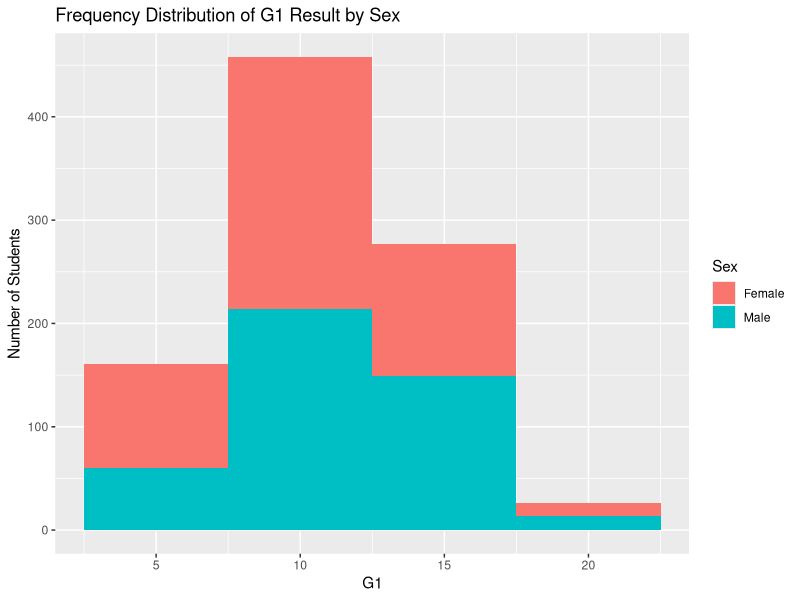
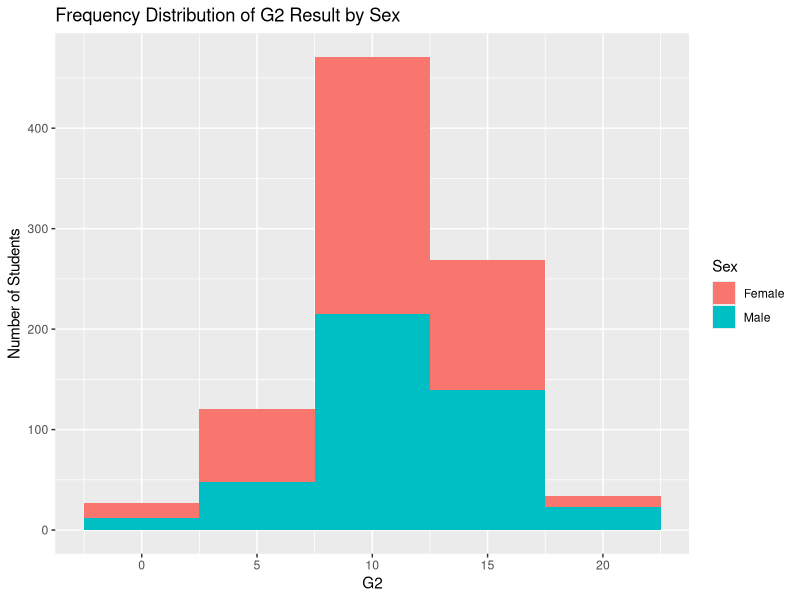
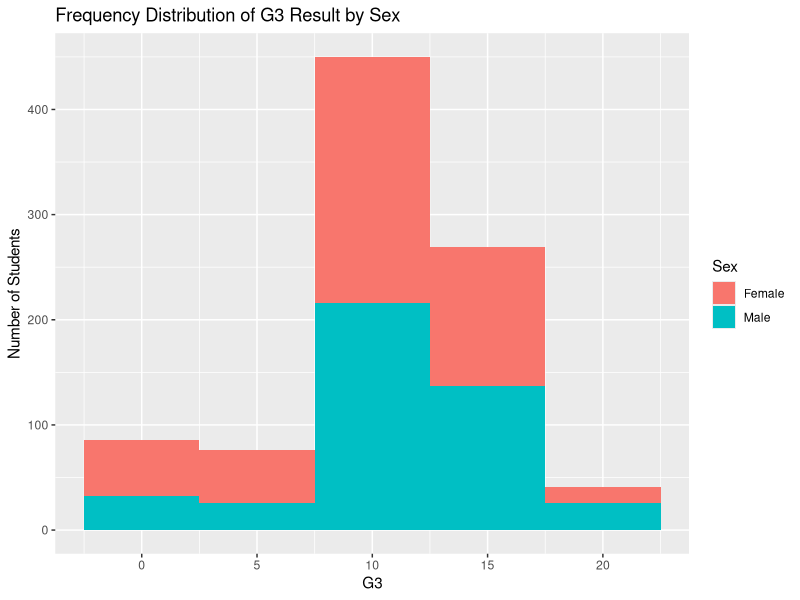
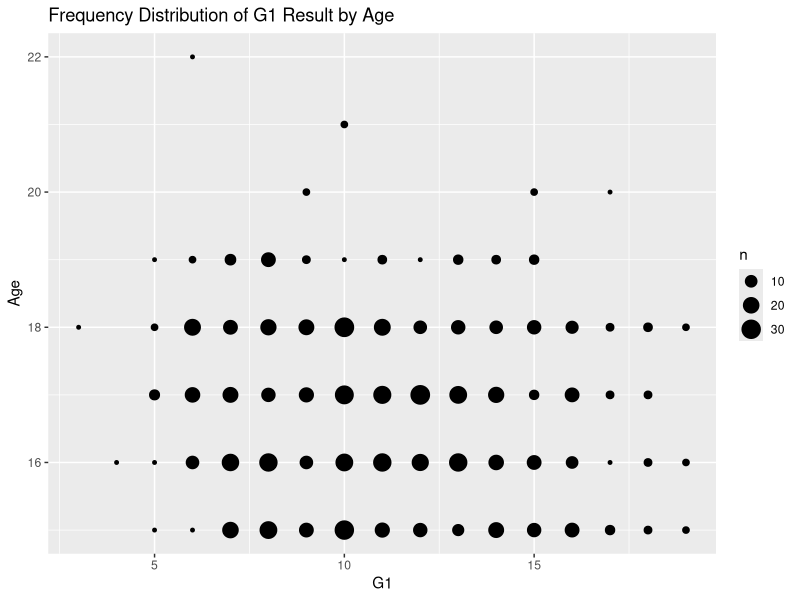
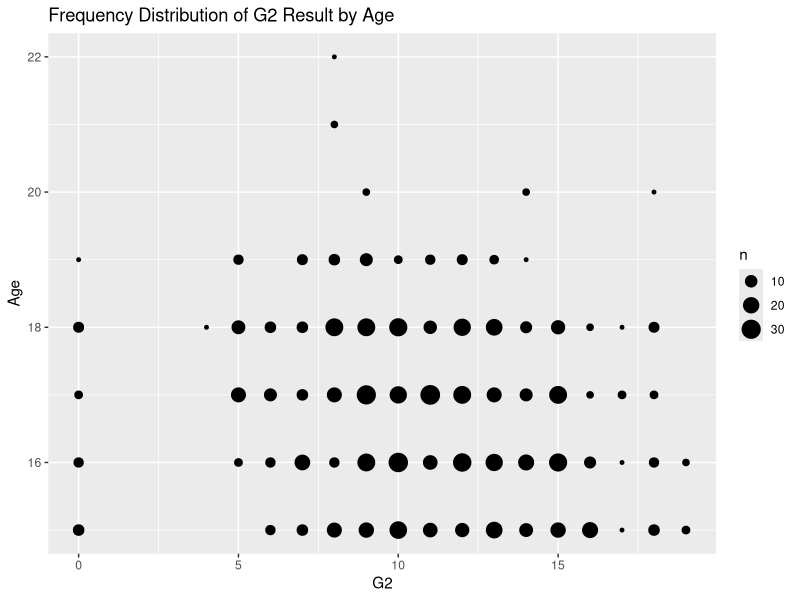
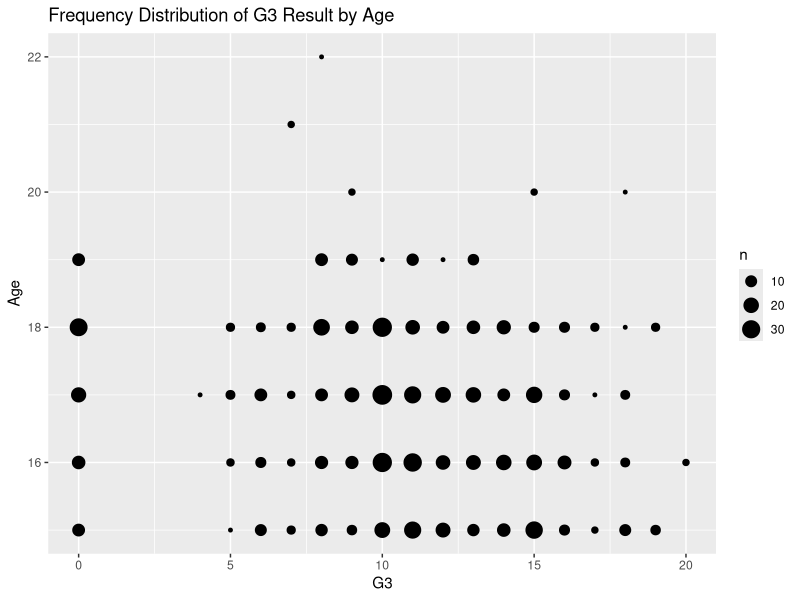
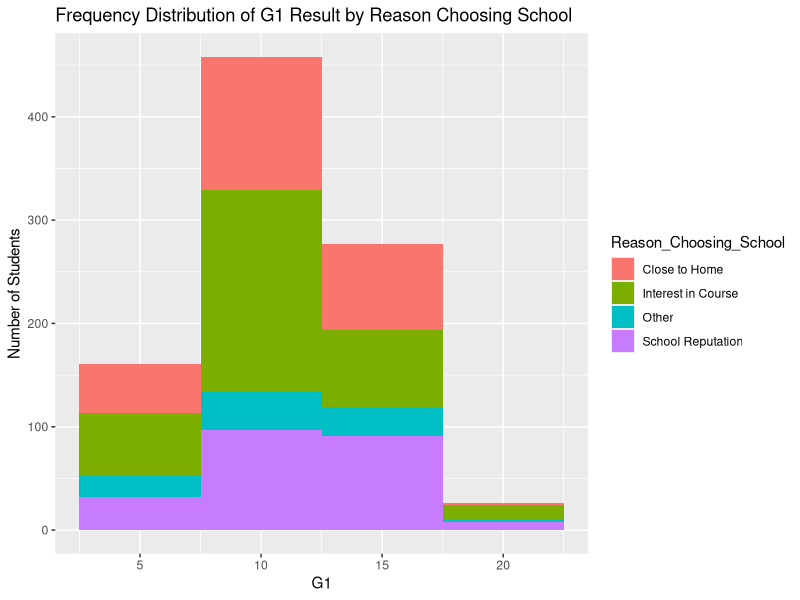
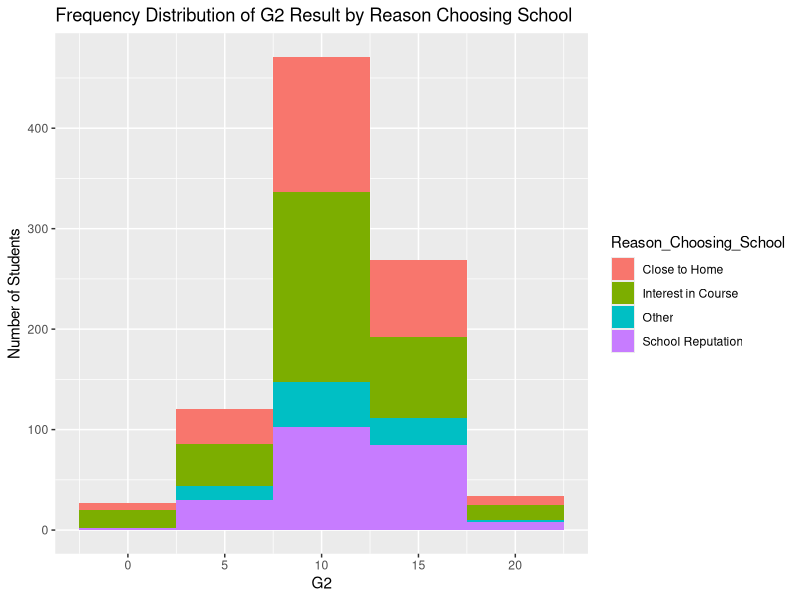

These charts were generated, in order, by the following R code: (Note: this script raises an error after producing the figures.)
#Sia De Long
#TP060810


# ======================= Install Packages =========================
install.packages("ggplot2")
install.packages("dplyr")
install.packages("cowplot")


# ======================= Load Libraries =========================
library(ggplot2)
library(dplyr)
library(cowplot)


# ======================= Import Datasets =========================
# Ensure student.csv can be found in the files tab of Rstudio first
setwd("C:/Users/Sia De Long/Desktop/PFDA assignment")
raw = readLines("student.csv")
raw = gsub("\"", "", raw)
students = read.table(text = raw, sep = ';', quote = ';', header = T)

# Check data
str(students)
summary(students)
View(students)


# ======================= Data Pre-processing =========================
# Rename dataset header
names(students) = c("School_Name", "Sex", "Age", "Living_Area", 
                    "Family_Size", "Cohabitation_Status", "Mother_Education",
                    "Father_Education", "Mother_Job_Type",  "Father_Job_Type",
                    "Reason_Choosing_School", "Guardian",
                    "Travel_Time", "Study_Time", "Past_Failures", 
                    "School_Extra_EduSup", "Family_Extra_EduSup", 
                    "Paid_Extra_Class", "Cocurricular_Activity", 
                    "Attended_Nursery_School", "Wanting_Higher_Education", 
                    "Internet_At_Home", "Couple_Relationship", 
                    "Family_Relationship", "Free_Time", "Hang_Out", 
                    "WeekDay_Alcohol_Consumed", "Weekend_Alcohol_Consumed", 
                    "Health_Status", "School_Absences", "G1", "G2", "G3")

# Change suitable string for sex attribute
students$Sex[students$Sex == "M"] = "Male"
students$Sex[students$Sex == "F"] = "Female"

# Change suitable string for mother job type attribute
students$Mother_Job_Type[students$Mother_Job_Type == "teacher"] = "Teacher"
students$Mother_Job_Type[students$Mother_Job_Type == "health"] = "Health Care"
students$Mother_Job_Type[students$Mother_Job_Type == "services"] = "Civil Services"
students$Mother_Job_Type[students$Mother_Job_Type == "at_home"] = "Work At Home"
students$Mother_Job_Type[students$Mother_Job_Type == "other"] = "Other" 

# Change suitable string for father job type attribute
students$Father_Job_Type[students$Father_Job_Type == "teacher"] = "Teacher"
students$Father_Job_Type[students$Father_Job_Type == "health"] = "Health Care"
students$Father_Job_Type[students$Father_Job_Type == "services"] = "Civil Services"
students$Father_Job_Type[students$Father_Job_Type == "at_home"] = "Work At Home"
students$Father_Job_Type[students$Father_Job_Type == "other"] = "Other" 

# Change suitable string for family size attribute
students$Family_Size[students$Family_Size == "GT3"] = "Greater Than 3"
students$Family_Size[students$Family_Size == "LE3"] = "Less Than 3"

#Change suitable string for living area attribute
students$Living_Area[students$Living_Area == "R"] = "Rural Area"
students$Living_Area[students$Living_Area == "U"] = "Urban Area"

#Change suitable string for cohabitation status attribute
students$Cohabitation_Status[students$Cohabitation_Status == "A"] = "Living Apart"
students$Cohabitation_Status[students$Cohabitation_Status == "T"] = "Living Together"

#Change suitable string for reason choosing school attribute
students$Reason_Choosing_School[students$Reason_Choosing_School == "course"] = "Interest in Course"
students$Reason_Choosing_School[students$Reason_Choosing_School == "home"] = "Close to Home"
students$Reason_Choosing_School[students$Reason_Choosing_School == "other"] = "Other"
students$Reason_Choosing_School[students$Reason_Choosing_School == "reputation"] = "School Reputation"


# ======================= Question 1 ========================================
# What is the personal attribute affecting student performance?
# ===========================================================================
# ----------------------------- Exploration -----------------------------
# "Sex", "Age", "Reason_Choosing_School", "Study_Time",
# "Wanting_Higher_Education", "School_Absences"

# Sex
ggplot(students, aes(x = G1)) +
  geom_histogram(binwidth = 5, aes(fill = Sex)) +
  labs(title = "Frequency Distribution of G1 Result by Sex",
       x = "G1",
       y = "Number of Students")
ggplot(students, aes(x = G2)) +
  geom_histogram(binwidth = 5, aes(fill = Sex)) +
  labs(title = "Frequency Distribution of G2 Result by Sex",
       x = "G2",
       y = "Number of Students")
ggplot(students, aes(x = G3)) +
  geom_histogram(binwidth = 5, aes(fill = Sex)) +
  labs(title = "Frequency Distribution of G3 Result by Sex",
       x = "G3",
       y = "Number of Students")

# Age
ggplot(students, aes(x = G1, y = Age)) +
  geom_count() +
  labs(title = "Frequency Distribution of G1 Result by Age",
       x = "G1",
       y = "Age")
ggplot(students, aes(x = G2, y = Age)) +
  geom_count() +
  labs(title = "Frequency Distribution of G2 Result by Age",
       x = "G2",
       y = "Age")
ggplot(students, aes(x = G3, y = Age)) +
  geom_count() +
  labs(title = "Frequency Distribution of G3 Result by Age",
       x = "G3",
       y = "Age")

# Reason_Choosing_School
ggplot(students, aes(x = G1)) +
  geom_histogram(binwidth = 5, aes(fill = Reason_Choosing_School)) +
  labs(title = "Frequency Distribution of G1 Result by Reason Choosing School",
       x = "G1",
       y = "Number of Students")
ggplot(students, aes(x = G2)) +
  geom_histogram(binwidth = 5, aes(fill = Reason_Choosing_School)) +
  labs(title = "Frequency Distribution of G2 Result by Reason Choosing School",
       x = "G2",
       y = "Number of Students")
ggplot(students, aes(x = G3)) +
  geom_histogram(binwidth = 5, aes(fill = Reason_Choosing_School)) +
  labs(title = "Frequency Distribution of G3 Result by Reason Choosing School",
       x = "G3",
       y = "Number of Students")

# Study_Time
ggplot(students, aes(x = G1, y = Study_Time)) +
  geom_boxplot(aes(group = Study_Time)) +
  labs(title = "Frequency Distribution of G1 Result by Study Time",
       x = "G1",
       y = "Study Time")
ggplot(students, aes(x = G2, y = Study_Time)) +
  geom_boxplot(aes(group = Study_Time)) +
  labs(title = "Frequency Distribution of G2 Result by Study Time",
       x = "G2",
       y = "Study Time")
ggplot(students, aes(x = G3, y = Study_Time)) +
  geom_boxplot(aes(group = Study_Time)) +
  labs(title = "Frequency Distribution of G3 Result by Study Time",
       x = "G3",
       y = "Study Time")

# Wanting_Higher_Education
ggplot(students, aes(x = G1)) +
  geom_histogram(binwidth = 5, aes(fill = Wanting_Higher_Education)) +
  labs(title = "Frequency Distribution of G1 Result by Wanting Higher Education",
       x = "G1",
       y = "Number of Students")
ggplot(students, aes(x = G2)) +
  geom_histogram(binwidth = 5, aes(fill = Wanting_Higher_Education)) +
  labs(title = "Frequency Distribution of G2 Result by Wanting Higher Education",
       x = "G2",
       y = "Number of Students")
ggplot(students, aes(x = G3)) +
  geom_histogram(binwidth = 5, aes(fill = Wanting_Higher_Education)) +
  labs(title = "Frequency Distribution of G3 Result by Wanting Higher Education",
       x = "G3",
       y = "Number of Students")

# School_Absences
ggplot(students, aes(x = G1, y = School_Absences)) +
  geom_count() +
  labs(title = "Frequency Distribution of G1 Result by School Absences",
       x = "G1",
       y = "School Absences")
ggplot(students, aes(x = G2, y = School_Absences)) +
  geom_count() +
  labs(title = "Frequency Distribution of G2 Result by School Absences",
       x = "G2",
       y = "School Absences")
ggplot(students, aes(x = G3, y = School_Absences)) +
  geom_count() +
  labs(title = "Frequency Distribution of G3 Result by School Absences",
       x = "G3",
       y = "School Absences")


# ----------------------------- Data Manipulation -----------------------------
# Main data sets
Question1Data = students %>%
  mutate(Final_Result = round((G1+G2+G3)/60*100, digits = 2)) %>%
  select(Sex, Age, Reason_Choosing_School, Study_Time, 
        Wanting_Higher_Education, School_Absences, Final_Result) %>%
  arrange(Final_Result)
# Arrange columns name
  Question1Data = Question1Data %>%
  select(order(colnames(Question1Data)))

View(Question1Data)
str(Question1Data)
summary(Question1Data)

# ----------------------------- Visualization -----------------------------
# ----------------------------- Analysis 1 -----------------------------
# Determine the Relationship between Final Result and Age in Different Sex

# Population Pyramid Graph
studentFrequency = Question1Data %>%
  ggplot(aes(x = Age, fill = Sex)) +
  geom_bar(data = subset(students, Sex == "Male")) + 
  geom_bar(data = subset(students, Sex == "Female"), aes(y=..count..*(-1)))  + 
  scale_y_continuous(breaks=seq(-150,150,10),labels=abs(seq(-150, 150,10))) + 
  coord_flip() +
  labs(title = "Number of Female and Male students in diferent age",
       x = "Age",
       y = "Frequency")
studentFrequency

# Boxplot and Jitter plot
Final_Age_Sex = Question1Data %>%
  ggplot(aes(x = Age, y = Final_Result)) +
  geom_boxplot(aes(group = Age)) +
  geom_jitter(alpha = 0.4, aes(color = Sex)) +
  facet_wrap(~Sex) +
  labs(title = "Relationship Between Final Result And Age In Different Sex",
       x = "Age",
       y = "Final Result(%)")
Final_Age_Sex

# Display both graph
plot_grid(studentFrequency, Final_Age_Sex, nrow = 2)
# -Female students tend to produce higher performance in age of 17
# -Male students tend to produce higher performance in age of 15
# -we can see that the performance of male students is 
#  decreasing following the increasing in age which is not the case for female 
#  where all female in age of 20 get a high performance male in age of 20 
#  also have exception of high performance but it is rare


# ----------------------------- Analysis 2 -----------------------------
# Determine the relationship between final result and school absences

# Correlation of age and absences (regression line)
ggplot(Question1Data, aes(x = Age, y = School_Absences)) +
  geom_smooth(method = "lm", formula = y ~ x) +
  labs(title = "Relationship Between Age And Absences",
       x = "Age",
       y = "Absences to School") +
  theme(text=element_text(size = 16))
# -Students who higher age will have more number of absences to the school
  
# Density 2D graph 
ggplot(Question1Data, aes(x = Final_Result, y = School_Absences)) +
  geom_density2d() +
  stat_density2d(aes(fill = stat(level)), geom="polygon") +
  labs(title = "Density of Final Result Affect by Frequency of Absences to School",
       x = "Final Result",
       y = "Density of Absences to School") +
  theme(text=element_text(size = 16))
# -Students with large number of absences to the school does not mean 
#  that student will have a bad performance


# ----------------------------- Analysis 3 -----------------------------
# Determine the relationship between final result and study time

# Unstacked Bar graph
ggplot(Question1Data, aes(x = Study_Time)) +
  geom_bar(aes(fill = Sex), position = "dodge") +
  labs(title = "Number of Students in Every Level of Study Time",
       x = "Study Time",
       y = "Frequency") +
  facet_wrap(~Age, labeller = label_both) +
  theme(text=element_text(size = 16))
# -Female students start to put more time on study when the age is higher.
# -Male students study harder than female on the minimum age but 
#  the hardworking reduce as the age go higher.

# Correlation of study time and final result (regression line)
ggplot(Question1Data, aes(x = Study_Time, y = Final_Result)) +
  geom_smooth(method = "lm", formula = y ~ x) +
  labs(title = "Relationship Between Final Result And Study Time",
       x = "Study Time",
       y = "Final Result") +
  scale_x_continuous(labels=c("low", "below average", "above average", "high"), 
                     breaks=1:4) +
  theme(text=element_text(size = 16))
# -the more the study time is, the higher the performance in the exam


# ----------------------------- Analysis 4 -----------------------------
# Determine the relationship between final result and desired of wanting higher education

# Boxplot and Count Plot
ggplot(Question1Data, aes(x = Wanting_Higher_Education, y = Final_Result)) +
  geom_boxplot(aes(group = Wanting_Higher_Education)) +
  geom_count(alpha = 0.2) +
  labs(title = "Relationship Between Final Result And Desired of Wanting Higher Education",
       x = "Desired of Wanting Higher Education",
       y = "Final Result") +
  theme(text=element_text(size = 16))
# -If the student wants to get to a higher education level then 
#  it will definitely motivate that student to obtain a good result
#  to obtain a better result (at least pass)


# ----------------------------- Analysis 5 -----------------------------
# Determine the relationship between final result and reason choosing school

# Boxplot and Count Plot
ggplot(Question1Data, aes(x = Reason_Choosing_School, y = Final_Result)) +
  geom_boxplot(aes(group = Reason_Choosing_School)) +
  geom_count(alpha = 0.2) +
  labs(title = "Relationship Between Final Result And Reason Choosing School",
       x = "Reason Choosing School",
       y = "Final Result") +
  theme(text=element_text(size = 16))
# -If the school is close to home, then there will be much time saved 
#  from the transportation 


# Conclusion: 
# Different sex will have higher performance in different age, it may 
# cause by puberty, part time work or mature aspects. Absences does not affect 
# to result too much but it is the opposite for study time. Besides that, self 
# motivation for students is important for student's performance.


# ======================= Question 2 ====================================
# Do the past result affect the following result?
# =======================================================================
# ----------------------------- Exploration -----------------------------
# "Past_Failures", "G1", "G2", "G3"

# Past_Failures
ggplot(students, aes(x = G1, y = Past_Failures)) +
  geom_boxplot(aes(group = Past_Failures)) +
  labs(title = "Frequency Distribution of G1 Result by Past_Failures",
       x = "G1",
       y = "Past Failures")
ggplot(students, aes(x = G2, y = Past_Failures)) +
  geom_boxplot(aes(group = Past_Failures)) +
  labs(title = "Frequency Distribution of G2 Result by Past_Failures",
       x = "G2",
       y = "Past Failures")
ggplot(students, aes(x = G3, y = Past_Failures)) +
  geom_boxplot(aes(group = Past_Failures)) +
  labs(title = "Frequency Distribution of G3 Result by Past_Failures",
       x = "G3",
       y = "Past Failures")

# G1
ggplot(students, aes(x = G2, y = G1)) +
  geom_count() +
  labs(title = "Frequency Distribution of G2 Result by G1",
       x = "G2",
       y = "G1")
ggplot(students, aes(x = G3, y = G1)) +
  geom_count() +
  labs(title = "Frequency Distribution of G3 Result by G1",
       x = "G3",
       y = "G1")

# G2
ggplot(students, aes(x = G3, y = G2)) +
  geom_count() +
  labs(title = "Frequency Distribution of G3 Result by G2",
       x = "G3",
       y = "G2")

# ----------------------------- Visualization -----------------------------
# ----------------------------- Data Manipulation -----------------------------
# Main data sets
Question2Data = students %>%
  mutate(Final_Result = round((G1+G2+G3)/60*100, digits = 2)) %>%
  select(Age, Sex, Past_Failures, G1, G2, G3, Reason_Choosing_School,
         Final_Result)%>%
  arrange(Final_Result)
# Arrange columns name
Question2Data = Question2Data %>%
  select(order(colnames(Question2Data)))

View(Question2Data)
str(Question2Data)
summary(Question2Data)


# Focus on outliers data sets
students_outliers = Question2Data %>%
  filter(G2 == 0 & G3 == 0) %>%
  select(Reason_Choosing_School, Sex)

View(students_outliers)
summary(students_outliers)

# ----------------------------- Analysis 1 -----------------------------
# Determine the relationship between performance and past failure

# Correlation of age and past failures (regression line)
ggplot(Question2Data, aes(x = Age, y = Past_Failures)) +
  geom_smooth(method = "lm", formula = y ~ x) +
  labs(title = "Relation between Age and Past Failures",
       x = "Age",
       y = "Past Failures") +
  theme(text=element_text(size = 16))
# -The higher the age is, the more failures made in the past

# Correlation of past failures and final result (regression line)
ggplot(Question2Data, aes(x = Past_Failures, y = Final_Result)) +
  geom_count() +
  geom_smooth(method = "lm", formula = y ~ x) +
  labs(title = "Relation between Past Failures and Final Result",
       x = "Past Failures",
       y = "Final Result") +
  theme(text=element_text(size = 16))
# -The more failures made in the past can affect the performance


# ----------------------------- Analysis 2 -----------------------------
# Determine the relationship between G1, G2 and G3

# Correlation of G1 and G2 (regression line)
G1G2 = Question2Data %>%
  ggplot(aes(x = G1, y = G2)) +
  geom_boxplot(aes(group = G1)) +
  geom_smooth(method = "lm", formula = y ~ x) +
  labs(title = "Relation between G1 and G2",
       x = "G1",
       y = "G2") +
  theme(text=element_text(size = 16))

# Correlation of G2 and G3 (regression line)
G2G3 = Question2Data %>%
  ggplot(aes(x = G2, y = G3)) +
  geom_boxplot(aes(group = G2)) +
  geom_smooth(method = "lm", formula = y ~ x) +
  labs(title = "Relation between G2 and G3",
       x = "G2",
       y = "G3") +
  theme(text=element_text(size = 16))

# Correlation of G1 and G3 (regression line)
G1G3 = Question2Data %>%
  ggplot(aes(x = G1, y = G3)) +
  geom_boxplot(aes(group = G1)) +
  geom_smooth(method = "lm", formula = y ~ x) +
  labs(title = "Relation between G1 and G3",
       x = "G1",
       y = "G3") +
  theme(text=element_text(size = 16))

# Display three graph together
plot_grid(G1G2, G2G3, G1G3, ncol = 3)
# -the higher the past result is, the higher the following result.


# ----------------------------- Analysis 3 -----------------------------
# Determine the relationship between lower limit outliers and reason choosing school

# Focus on outliers
# Stacked Bar Graph
ggplot(students_outliers, aes(x = Reason_Choosing_School)) +
  geom_bar(aes(fill = Sex)) +
  labs(title = "Reason of Choosing School for those students who gave up",
       x = "Reason Choosing School",
       y = "Frequency of Students") +
  theme(text=element_text(size = 16))
# -Most of the student who gave up have the reason of interest in some course,
#  so, the students will totally lose their confidence after the first exam 
#  does not go well

# Conclusion:
# The past result of a student will be affecting the following performance
# because of self confidence lost, the more interest and dream of the student 
# wanting for the course certificate, the more it will cause them to gave up.


# ======================= Question 3 ====================================
# What is the best living environment for students
# =======================================================================
# ----------------------------- Exploration -----------------------------
# "Living_Area", "Internet_At_Home", "Cohabitation_Status" , 
# "Family_Relationship", "Family_Size"

# Living_Area
ggplot(students, aes(x = G1)) +
  geom_histogram(binwidth = 5, aes(fill = Living_Area)) +
  labs(title = "Frequency Distribution of G1 Result by Living Area",
       x = "G1",
       y = "Number of Students")
ggplot(students, aes(x = G2)) +
  geom_histogram(binwidth = 5, aes(fill = Living_Area)) +
  labs(title = "Frequency Distribution of G2 Result by Living Area",
       x = "G2",
       y = "Number of Students")
ggplot(students, aes(x = G3)) +
  geom_histogram(binwidth = 5, aes(fill = Living_Area)) +
  labs(title = "Frequency Distribution of G3 Result by Living Area",
       x = "G3",
       y = "Number of Students")

# Internet_At_Home
ggplot(students, aes(x = G1)) +
  geom_histogram(binwidth = 5, aes(fill = Internet_At_Home)) +
  labs(title = "Frequency Distribution of G1 Result by Internet At Home",
       x = "G1",
       y = "Number of Students")
ggplot(students, aes(x = G2)) +
  geom_histogram(binwidth = 5, aes(fill = Internet_At_Home)) +
  labs(title = "Frequency Distribution of G2 Result by Internet At Home",
       x = "G2",
       y = "Number of Students")
ggplot(students, aes(x = G3)) +
  geom_histogram(binwidth = 5, aes(fill = Internet_At_Home)) +
  labs(title = "Frequency Distribution of G3 Result by Internet At Home",
       x = "G3",
       y = "Number of Students")

# Cohabitation_Status
ggplot(students, aes(x = G1)) +
  geom_histogram(binwidth = 5, aes(fill = Cohabitation_Status)) +
  labs(title = "Frequency Distribution of G1 Result by Cohabitation Status",
       x = "G1",
       y = "Number of Students")
ggplot(students, aes(x = G2)) +
  geom_histogram(binwidth = 5, aes(fill = Cohabitation_Status)) +
  labs(title = "Frequency Distribution of G2 Result by Cohabitation Status",
       x = "G2",
       y = "Number of Students")
ggplot(students, aes(x = G3)) +
  geom_histogram(binwidth = 5, aes(fill = Cohabitation_Status)) +
  labs(title = "Frequency Distribution of G3 Result by Cohabitation Status",
       x = "G3",
       y = "Number of Students")

# Family_Relationship
ggplot(students, aes(x = G1, y = Family_Relationship)) +
  geom_boxplot(aes(group = Family_Relationship)) +
  labs(title = "Frequency Distribution of G1 Result by Family Relationship",
       x = "G1",
       y = "Family Relationship")
ggplot(students, aes(x = G2, y = Family_Relationship)) +
  geom_boxplot(aes(group = Family_Relationship)) +
  labs(title = "Frequency Distribution of G2 Result by Family Relationship",
       x = "G2",
       y = "Family Relationship")
ggplot(students, aes(x = G3, y = Family_Relationship)) +
  geom_boxplot(aes(group = Family_Relationship)) +
  labs(title = "Frequency Distribution of G3 Result by Family Relationship",
       x = "G3",
       y = "Family Relationship")
sum(students$Family_Relationship == 4)
sum(students$Family_Relationship == 5)

# Family_Size
ggplot(students, aes(x = G1)) +
  geom_histogram(binwidth = 5, aes(fill = Family_Size)) +
  labs(title = "Frequency Distribution of G1 Result by Family Size",
       x = "G1",
       y = "Number of Students")
ggplot(students, aes(x = G2)) +
  geom_histogram(binwidth = 5, aes(fill = Family_Size)) +
  labs(title = "Frequency Distribution of G2 Result by Family Size",
       x = "G2",
       y = "Number of Students")
ggplot(students, aes(x = G3)) +
  geom_histogram(binwidth = 5, aes(fill = Family_Size)) +
  labs(title = "Frequency Distribution of G3 Result by Family Size",
       x = "G3",
       y = "Number of Students")

# ----------------------------- Visualization -----------------------------
# ----------------------------- Data Manipulation -----------------------------
# Main data sets
Question3Data = students %>%
  mutate(Final_Result = round((G1+G2+G3)/60*100, digits = 2)) %>%
  select(Sex, Living_Area, Internet_At_Home, Cohabitation_Status, 
         Family_Relationship, Family_Size, Reason_Choosing_School,
         Final_Result) %>%
  arrange(Final_Result)
# Arrange columns name
Question3Data = Question3Data %>%
  select(order(colnames(Question3Data)))

View(Question3Data)
str(Question3Data)
summary(Question3Data)

# Focus on rural living area data sets
students_rural = Question3Data %>% 
  filter(Living_Area == "Rural Area") %>%
  select(Family_Relationship, Living_Area, Reason_Choosing_School, Sex)

View(students_rural)
summary(students_rural)

# Focus on specific family relationship data sets
students_famrel = Question3Data %>% 
  filter(Family_Relationship == 4 | Family_Relationship == 5)

View(students_famrel)
summary(students_famrel)


# ----------------------------- Visualization -----------------------------
# ----------------------------- Analysis 1 -----------------------------
# Determine the relationship between Final Result and Living Area  

# Boxplot
ggplot(Question3Data, aes(x = Living_Area, y = Final_Result)) +
  geom_boxplot(aes(group = Living_Area)) +
  labs(title = "Average of Final Result in Different Living Area",
       x = "Living Area",
       y = "Final Result") +
  theme(text=element_text(size = 16))
# -Students living at urban area have slightly higher performance compared to 
#  rural area.


# ----------------------------- Analysis 2 -----------------------------
# Determine the relationship between Living Area and Internet At Home

# Count plot
ggplot(Question3Data, aes(x = Living_Area, y = Internet_At_Home)) +
  geom_count() +
  labs(title = "Frequency of Students Have Internet at Home for Both Rural and Urban Area",
       x = "Living Area",
       y = "Internet at Home") +
  theme(text=element_text(size = 16))
# -Students live in urban area will have a higher opportunity to have 
#  internet at home.
# -It might not make changes to the students study time but it can make students
#  to be more convenient for searching learning resource for further 
#  understanding of the course.


# ----------------------------- Analysis 3 -----------------------------
# Determine the relationship between Reason Choosing School and living area

# Stacked Bar Graph
ggplot(students_rural, aes(x = Reason_Choosing_School)) +
  geom_bar(aes(fill = Sex)) +
  labs(title = "Number of Students Live in Rural Area with Different Reason Choosing School",
       x = "Reason Choosing School",
       y = "Frequncy of Students") +
  theme(text=element_text(size = 16))
# -Female students will stay at rural area mostly because of the school 
#  reputation and interest in course
# -Male students will stay at rural area mostly because of 
#  interest in course

# Stacked Bar Graph
ggplot(students_rural, aes(x = Family_Relationship)) +
  geom_bar(aes(fill = Sex)) +
  labs(title = "Number of Students Live in Rural Area with Different Family Relationship",
       x = "Family Relationship",
       y = "Frequncy of Students") +
  scale_x_continuous(labels=c("Worst", "Bad", "Normal", "Close", "Closest"), 
                     breaks=1:5) +
  theme(text=element_text(size = 16))
# -The higher the family relation for students, the higher the chance that 
#  the students will stay at rural area for study.

# Reason why Closest relation is lower in graph compared to Close
# Bar graph
ggplot(students_famrel, aes(x = Family_Relationship)) +
  geom_bar(width = 0.5) +
  labs(title = "Ratio of Students in Close and Closest Family Relationship",
       x = "Family Relationship",
       y = "Frequncy of Students") +
  scale_x_continuous(labels=c("Close", "Closest"), breaks=4:5)+
  theme(text=element_text(size = 16))
# -ratio is 2:1 exactly how it is expected and causing closest family 
#  relationship shows around half frequency compared to close


# ----------------------------- Analysis 4 -----------------------------
# Determine the relationship between Final Result and Family Relationship in different Family Size

# Correlation between Family Relationship and Final Result(regression)
ggplot(Question3Data, aes(x = Family_Relationship, y = Final_Result)) +
  geom_smooth(method = "lm", formula = y ~ x) +
  labs(title = "Relation between Final Result and Family Relationship in Different Family Size",
       x = "Family Relationship",
       y = "Final Result") +
  scale_x_continuous(labels=c("Worst", "Bad", "Normal", "Close", "Closest"), 
                     breaks=1:5) +
  facet_grid(rows =  vars(Family_Size), cols = vars(Cohabitation_Status)) +
  theme(text=element_text(size = 16))
# -Positive correlation: Family Size Greater than 3 and Living Apart /
#                        Family Size Less than 3 and Living Together
# -Negative correlation: Family Size Greater than 3 and Living Together /
#                        Family Size Less than 3 and Living Apart
# -The closer the family relationship is, the higher the student performance 
#  but there is another attribute influences this result if family size is 
#  greater than 3 it is more better to living apart when the relationship is 
#  close because the environment for students is more noisy and unable to 
#  concentrate to study


# Conclusion:
# Living environment will affect student performance in many aspect. Student 
# lives in urban area will be more facilities that can be utilizes for more 
# understanding to the course for example availability of internet at home. 
# Shelter environment also can affect student environment which involve of 
# family aspect, if family member can give some help in appropriate time and 
# not to make home environment become noisy then it can help the students on 
# studying the course. 


# ======================= Question 4 ====================================
# Health/Stress status or focus on study is more important?
# =======================================================================
# ----------------------------- Exploration -----------------------------
# "WeekDay_Alcohol_Consumed", "Weekend_Alcohol_Consumed", "Health_Status", 
# "Free_Time", "Hang_Out", "Cocurricular_Activity", "Travel_Time"

# WeekDay_Alcohol_Consumed
ggplot(students, aes(x = G1, y = WeekDay_Alcohol_Consumed)) +
  geom_boxplot(aes(group = WeekDay_Alcohol_Consumed)) +
  labs(title = "Frequency Distribution of G1 Result by WeekDay Alcohol Consumed",
       x = "G1",
       y = "WeekDay Alcohol Consumed")
ggplot(students, aes(x = G2, y = WeekDay_Alcohol_Consumed)) +
  geom_boxplot(aes(group = WeekDay_Alcohol_Consumed)) +
  labs(title = "Frequency Distribution of G2 Result by WeekDay Alcohol Consumed",
       x = "G2",
       y = "WeekDay Alcohol Consumed")
ggplot(students, aes(x = G3, y = WeekDay_Alcohol_Consumed)) +
  geom_boxplot(aes(group = WeekDay_Alcohol_Consumed)) +
  labs(title = "Frequency Distribution of G3 Result by WeekDay Alcohol Consumed",
       x = "G3",
       y = "WeekDay Alcohol Consumed")

# Weekend_Alcohol_Consumed
ggplot(students, aes(x = G1, y = Weekend_Alcohol_Consumed)) +
  geom_boxplot(aes(group = Weekend_Alcohol_Consumed)) +
  labs(title = "Frequency Distribution of G1 Result by Weekend Alcohol Consumed",
       x = "G1",
       y = "Weekend Alcohol Consumed")
ggplot(students, aes(x = G2, y = Weekend_Alcohol_Consumed)) +
  geom_boxplot(aes(group = Weekend_Alcohol_Consumed)) +
  labs(title = "Frequency Distribution of G2 Result by Weekend Alcohol Consumed",
       x = "G2",
       y = "Weekend Alcohol Consumed")
ggplot(students, aes(x = G3, y = Weekend_Alcohol_Consumed)) +
  geom_boxplot(aes(group = Weekend_Alcohol_Consumed)) +
  labs(title = "Frequency Distribution of G3 Result by Weekend Alcohol Consumed",
       x = "G3",
       y = "Weekend Alcohol Consumed")

# Health_Status
ggplot(students, aes(x = G1, y = Health_Status)) +
  geom_boxplot(aes(group = Health_Status)) +
  labs(title = "Frequency Distribution of G1 Result by Health Status",
       x = "G1",
       y = "Health Status")
ggplot(students, aes(x = G2, y = Health_Status)) +
  geom_boxplot(aes(group = Health_Status)) +
  labs(title = "Frequency Distribution of G2 Result by Health Status",
       x = "G2",
       y = "Health Status")
ggplot(students, aes(x = G3, y = Health_Status)) +
  geom_boxplot(aes(group = Health_Status)) +
  labs(title = "Frequency Distribution of G3 Result by Health Status",
       x = "G3",
       y = "Health Status")

# Free_Time
ggplot(students, aes(x = G1, y = Free_Time)) +
  geom_boxplot(aes(group = Free_Time)) +
  labs(title = "Frequency Distribution of G1 Result by Free Time",
       x = "G1",
       y = "Free Time")
ggplot(students, aes(x = G2, y = Free_Time)) +
  geom_boxplot(aes(group = Free_Time)) +
  labs(title = "Frequency Distribution of G2 Result by Free Time",
       x = "G2",
       y = "Free Time")
ggplot(students, aes(x = G3, y = Free_Time)) +
  geom_boxplot(aes(group = Free_Time)) +
  labs(title = "Frequency Distribution of G3 Result by Free Time",
       x = "G3",
       y = "Free Time")

# Hang_Out
ggplot(students, aes(x = G1, y = Hang_Out)) +
  geom_boxplot(aes(group = Hang_Out)) +
  labs(title = "Frequency Distribution of G1 Result by Hang Out",
       x = "G1",
       y = "Hang Out")
ggplot(students, aes(x = G2, y = Hang_Out)) +
  geom_boxplot(aes(group = Hang_Out)) +
  labs(title = "Frequency Distribution of G2 Result by Hang Out",
       x = "G2",
       y = "Hang Out")
ggplot(students, aes(x = G3, y = Hang_Out)) +
  geom_boxplot(aes(group = Hang_Out)) +
  labs(title = "Frequency Distribution of G3 Result by Hang Out",
       x = "G3",
       y = "Hang Out")

# Cocurricular_Activity
ggplot(students, aes(x = G1)) +
  geom_histogram(binwidth = 5, aes(fill = Cocurricular_Activity)) +
  labs(title = "Frequency Distribution of G1 Result by Cocurricular Activity",
       x = "G1",
       y = "Number of Students")
ggplot(students, aes(x = G2)) +
  geom_histogram(binwidth = 5, aes(fill = Cocurricular_Activity)) +
  labs(title = "Frequency Distribution of G2 Result by Cocurricular Activity",
       x = "G2",
       y = "Number of Students")
ggplot(students, aes(x = G3)) +
  geom_histogram(binwidth = 5, aes(fill = Cocurricular_Activity)) +
  labs(title = "Frequency Distribution of G3 Result by Cocurricular Activity",
       x = "G3",
       y = "Number of Students")

# Travel_Time
ggplot(students, aes(x = G1, y = Travel_Time)) +
  geom_boxplot(aes(group = Travel_Time)) +
  labs(title = "Frequency Distribution of G1 Result by Travel Time",
       x = "G1",
       y = "Travel Time")
ggplot(students, aes(x = G2, y = Travel_Time)) +
  geom_boxplot(aes(group = Travel_Time)) +
  labs(title = "Frequency Distribution of G2 Result by Travel Time",
       x = "G2",
       y = "Travel Time")
ggplot(students, aes(x = G3, y = Travel_Time)) +
  geom_boxplot(aes(group = Travel_Time)) +
  labs(title = "Frequency Distribution of G3 Result by Travel Time",
       x = "G3",
       y = "Travel Time")


# ----------------------------- Data Manipulation -----------------------------
# Main data sets
Question4Data = students %>%
  mutate(Final_Result = round((G1+G2+G3)/60*100, digits = 2),
         Daily_Alcohol = (WeekDay_Alcohol_Consumed + Weekend_Alcohol_Consumed)/2) %>%
  select(Sex, Study_Time, Daily_Alcohol, Health_Status, Free_Time, 
         Hang_Out, Cocurricular_Activity, Travel_Time, Final_Result) %>%
  arrange(Final_Result)
# Arrange columns name
Question4Data = Question4Data %>%
  select(order(colnames(Question4Data)))

View(Question4Data)
str(Question4Data)
summary(Question4Data)


# ----------------------------- Visualization -----------------------------
# ----------------------------- Analysis 1 -----------------------------
# Determine the relationship between final result and health status

# -Assume Health Status include physically and mentally(stress).
# Correlation between final result and health status (regression)
ggplot(Question4Data, aes(x = Health_Status, y = Final_Result)) +
  geom_smooth(method = "lm", formula = y ~ x) +
  labs(title = "Relation between Final Result and Health Status",
       x = "Health Status",
       y = "Final Result") +
  theme(text=element_text(size = 16))
# -The higher the health status, the lower the students performance.
# -Health Status is high means physical health is good but mental health is bad

# Correlation between Study Time and health status (regression)
ggplot(Question4Data, aes(x = Study_Time, y = Health_Status)) +
  geom_smooth(method = "lm", formula = y ~ x) +
  labs(title = "Relation between Study Time and Health Status",
       x = "Study Time",
       y = "Health Status") +
  theme(text=element_text(size = 16))
# -The more time spent on study, the mental health of the student will be 
#  lower.

# Correlation between Daily Alcohol and health status (regression)
ggplot(Question4Data, aes(x = Daily_Alcohol, y = Health_Status)) +
  geom_smooth(method = "lm", formula = y ~ x) +
  labs(title = "Relation between Daily Alcohol and Health Status",
       x = "Daily Alcohol",
       y = "Health Status") +
  theme(text=element_text(size = 16))
# -The more daily alcohol consumed, the health status of the student improve.
# -we can say that student is too high pressure nowadays, hence drinking give 
#  them more relief on stress compared to harm to the body which mean the 
#  improvement in mental health outrun the harm cause by alcohol to the 
#  physical health.


# ----------------------------- Analysis 2 -----------------------------
# Determine the relationship between Cocurricular Activity and Final Result

# -Assume co-curricular activity is referring to sport clubs or liberal arts 
#  related clubs instead of society service or school event.
# Boxplot
ggplot(Question4Data, aes(x = Cocurricular_Activity, y = Final_Result)) +
  geom_boxplot() +
  facet_grid(~Sex) +
  labs(title = "Average of Final Result for Participation of Co-Curicullar",
       x = "Participation of Co-Curicullar",
       y = "Final Result") +
  theme(text=element_text(size = 16))
# -Female student will have lower performance when participating in 
#  co-curricular because majority of female student will choose for liberal arts 
#  related clubs. So they also might need to consume some focus and memories 
#  knowledge from the clubs.
# -Male student will have higher performance when participating in 
#  co-curricular because majority of female student will choose for sport clubs.
#  So it will be really useful for them to destress and have a fresh mind after 
#  some sport activities. 


# ----------------------------- Analysis 3 -----------------------------
# Determine the relationship between Free Time, Hang Out, Travel Time, Study Time

# Heat Map
ggplot(Question4Data, aes(x = Free_Time, y = Hang_Out)) +
  geom_tile(aes(fill = Final_Result), color = "white") +
  scale_fill_gradient(low = "white", high = "steel blue") +
  labs(title = "Average Final Result with a Combination of Free Time and Hang Out",
       x = "Free Time",
       y = "Hang Out") +
  scale_x_continuous(labels = c("least", "less", "normal", "high", "highest"), 
                     breaks = 1:5) +
  scale_y_continuous(labels = c("least", "less", "normal", "high", "highest"), 
                     breaks = 1:5) +
  theme(text=element_text(size = 16))

# Heat Map
ggplot(Question4Data, aes(x = Free_Time, y = Travel_Time)) +
  geom_tile(aes(fill = Final_Result), color = "white") +
  scale_fill_gradient(low = "white", high = "steel blue") +
  labs(title = "Average Final Result with a Combination of Free Time and Travel Time",
       x = "Free Time",
       y = "Travel Time") +
  scale_x_continuous(labels = c("least", "less", "normal", "high", "highest"), 
                     breaks = 1:5) +
  scale_y_continuous(labels = c("least", "less", "high", "highest"), 
                     breaks = 1:4) +
  theme(text=element_text(size = 16))

# Heat Map
ggplot(Question4Data, aes(x = Free_Time, y = Study_Time)) +
  geom_tile(aes(fill = Final_Result), color = "white") +
  scale_fill_gradient(low = "white", high = "steel blue") +
  labs(title = "Average Final Result with a Combination of Free Time and Study Time",
     x = "Free Time",
     y = "Study Time") +
  scale_x_continuous(labels = c("least", "less", "normal", "high", "highest"), 
                     breaks = 1:5) +
  scale_y_continuous(labels = c("least", "less", "high", "highest"), 
                     breaks = 1:4) +
  theme(text=element_text(size = 16))

# -From upper left corner of hang out heat map, we can know that if the free 
#  time after school is least then the student should not still spend much time 
#  on hang out with friends.
# -From bottom half of travel time heat map, it shows that it is better in 
#  performance which mean travel once in a while will increase student 
#  performance but if too often then the student performance will drop.
# -From study time heat map, the center of the heat map shows more stable 
#  final result than the surroundings.


# Conclusion:
# Both are important to a student, if only one aspect is always focus on it 
# will eventually decrease the student's performance and health status hence a 
# balanced lifestyle is more suitable for students.


# ======================= Question 5 ==============================================
# Is fundamental and extra education a must for student? 
# =================================================================================
# ----------------------------- Exploration -----------------------------
# "School_Extra_EduSup", "Family_Extra_EduSup", "Paid_Extra_Class" 
# "Attended_Nursery_School"

# School_Extra_EduSup
ggplot(students, aes(x = G1)) +
  geom_histogram(binwidth = 5, aes(fill = School_Extra_EduSup)) +
  labs(title = "Frequency Distribution of G1 Result by School Extra Educational Support",
       x = "G1",
       y = "Number of Students")
ggplot(students, aes(x = G2)) +
  geom_histogram(binwidth = 5, aes(fill = School_Extra_EduSup)) +
  labs(title = "Frequency Distribution of G2 Result by School Extra Educational Support",
       x = "G2",
       y = "Number of Students")
ggplot(students, aes(x = G3)) +
  geom_histogram(binwidth = 5, aes(fill = School_Extra_EduSup)) +
  labs(title = "Frequency Distribution of G3 Result by School Extra Educational Support",
       x = "G3",
       y = "Number of Students")

# Family_Extra_EduSup
ggplot(students, aes(x = G1)) +
  geom_histogram(binwidth = 5, aes(fill = Family_Extra_EduSup)) +
  labs(title = "Frequency Distribution of G1 Result by Family Extra Educational Support",
       x = "G1",
       y = "Number of Students")
ggplot(students, aes(x = G2)) +
  geom_histogram(binwidth = 5, aes(fill = Family_Extra_EduSup)) +
  labs(title = "Frequency Distribution of G2 Result by Family Extra Educational Support",
       x = "G2",
       y = "Number of Students")
ggplot(students, aes(x = G3)) +
  geom_histogram(binwidth = 5, aes(fill = Family_Extra_EduSup)) +
  labs(title = "Frequency Distribution of G3 Result by Family Extra Educational Support",
       x = "G3",
       y = "Number of Students")

# Paid_Extra_Class
ggplot(students, aes(x = G1)) +
  geom_histogram(binwidth = 5, aes(fill = Paid_Extra_Class)) +
  labs(title = "Frequency Distribution of G1 Result by Paid Extra Class",
       x = "G1",
       y = "Number of Students")
ggplot(students, aes(x = G2)) +
  geom_histogram(binwidth = 5, aes(fill = Paid_Extra_Class)) +
  labs(title = "Frequency Distribution of G2 Result by Paid Extra Class",
       x = "G2",
       y = "Number of Students")
ggplot(students, aes(x = G3)) +
  geom_histogram(binwidth = 5, aes(fill = Paid_Extra_Class)) +
  labs(title = "Frequency Distribution of G3 Result by Paid Extra Class",
       x = "G3",
       y = "Number of Students")

# Attended_Nursery_School
ggplot(students, aes(x = G1)) +
  geom_histogram(binwidth = 5, aes(fill = Attended_Nursery_School)) +
  labs(title = "Frequency Distribution of G1 Result by Attended Nursery School",
       x = "G1",
       y = "Number of Students")
ggplot(students, aes(x = G2)) +
  geom_histogram(binwidth = 5, aes(fill = Attended_Nursery_School)) +
  labs(title = "Frequency Distribution of G2 Result by Attended Nursery School",
       x = "G2",
       y = "Number of Students")
ggplot(students, aes(x = G3)) +
  geom_histogram(binwidth = 5, aes(fill = Attended_Nursery_School)) +
  labs(title = "Frequency Distribution of G3 Result by Attended Nursery School",
       x = "G3",
       y = "Number of Students")


# ----------------------------- Data Manipulation -----------------------------
Question5Data = students %>%
  mutate(Final_Result = round((G1+G2+G3)/60*100, digits = 2)) %>%
  select(Sex, School_Extra_EduSup, Family_Extra_EduSup, 
         Paid_Extra_Class, Attended_Nursery_School, Final_Result, 
         Study_Time, Health_Status) %>%
  arrange(Final_Result)
# Arrange columns name
Question5Data = Question5Data %>%
  select(order(colnames(Question5Data)))
  
View(Question5Data)
str(Question5Data)
summary(Question5Data)


# ----------------------------- Visualization -----------------------------
# ----------------------------- Analysis 1 -----------------------------
# Determine the relationship between Attended Nursery School, Final Result and Study Time 

#Boxplot
ggplot(Question5Data, aes(x = Attended_Nursery_School, y = Final_Result)) +
  geom_boxplot(aes(group = Attended_Nursery_School)) +
  labs(title = "Average of Final Result for Attended Nursery School",
       x = "Attended Nursery School",
       y = "Final Result") +
  theme(text=element_text(size = 16))
  # -students who attended nursery school have slightly better performance.

#Count plot
ggplot(Question5Data, aes(x = Attended_Nursery_School, y = Study_Time)) +
  geom_count() +
  labs(title = "Average of Study Time for Attended Nursery School",
       x = "Attended Nursery School",
       y = "Study Time") +
  theme(text=element_text(size = 16))
# -students who attended nursery school will put more time on study.


# ----------------------------- Analysis 2 -----------------------------
# Determine the relationship between Family and School Extra Educational Support with Final Result

# Heat map
ggplot(Question5Data, aes(x = Family_Extra_EduSup, y = School_Extra_EduSup)) +
  geom_tile(aes(fill = Final_Result)) +
  labs(title = "Average Final Result with a Combination of Family and School Extra Educational Support",
       x = "Family Extra Educational Support",
       y = "School Extra Educational Support") +
  theme(text=element_text(size = 16))
# -Not having both extra educational support from family and school will have 
#  better performance.


# ----------------------------- Analysis 3 -----------------------------
# Determine the relationship between Paid Extra Class, Final Result and Health Status

# Boxplot
ggplot(Question5Data, aes(x = Paid_Extra_Class, y = Final_Result)) +
  geom_boxplot(aes(group = Paid_Extra_Class)) +
  labs(title = "Average of Final Result for Paid Extra Class",
       x = "Paid Extra Class",
       y = "Final Result") +
  theme(text=element_text(size = 16))
# -Apply for paid extra class only can shrink the average possible performance 
#  range, so the student have higher chance to pass the exam but some there is 
#  also some exception to it(outlier).


# Conclusion:
# Fundamental and extra education is not a must for student because it will not 
# change a student's performance so much but by having them will help some 
# student on their study.


# ======================= Question 6 ====================================
# How family aspect related to student's performance?
# =======================================================================
# ----------------------------- Exploration -----------------------------
# "Mother_Education", "Father_Education", "Mother_Job_Type",  "Father_Job_Type", 
# "Guardian"

# Mother_Education
ggplot(students, aes(x = G1, y = Mother_Education)) +
  geom_boxplot(aes(group = Mother_Education)) +
  labs(title = "Frequency Distribution of G3 Result by Mother Education",
       x = "G1",
       y = "Mother Education")
ggplot(students, aes(x = G2, y = Mother_Education)) +
  geom_boxplot(aes(group = Mother_Education)) +
  labs(title = "Frequency Distribution of G3 Result by Mother Education",
       x = "G2",
       y = "Mother Education")
ggplot(students, aes(x = G3, y = Mother_Education)) +
  geom_boxplot(aes(group = Mother_Education)) +
  labs(title = "Frequency Distribution of G3 Result by Mother Education",
       x = "G3",
       y = "Mother Education")

# Father_Education
ggplot(students, aes(x = G1, y = Father_Education)) +
  geom_boxplot(aes(group = Father_Education)) +
  labs(title = "Frequency Distribution of G3 Result by Father Education",
       x = "G1",
       y = "Father Education")
ggplot(students, aes(x = G2, y = Father_Education)) +
  geom_boxplot(aes(group = Father_Education)) +
  labs(title = "Frequency Distribution of G3 Result by Father Education",
       x = "G2",
       y = "Father Education")
ggplot(students, aes(x = G3, y = Father_Education)) +
  geom_boxplot(aes(group = Father_Education)) +
  labs(title = "Frequency Distribution of G3 Result by Father Education",
       x = "G3",
       y = "Father Education")

# Mother_Job_Type
ggplot(students, aes(x = G1)) +
  geom_histogram(binwidth = 5, aes(fill = Mother_Job_Type)) +
  labs(title = "Frequency Distribution of G3 Result by Mother Job Type",
       x = "G1",
       y = "Number of Students")
ggplot(students, aes(x = G2)) +
  geom_histogram(binwidth = 5, aes(fill = Mother_Job_Type)) +
  labs(title = "Frequency Distribution of G3 Result by Mother Job Type",
       x = "G2",
       y = "Number of Students")
ggplot(students, aes(x = G3)) +
  geom_histogram(binwidth = 5, aes(fill = Mother_Job_Type)) +
  labs(title = "Frequency Distribution of G3 Result by Mother Job Type",
       x = "G3",
       y = "Number of Students")

# Father_Job_Type
ggplot(students, aes(x = G1)) +
  geom_histogram(binwidth = 5, aes(fill = Father_Job_Type)) +
  labs(title = "Frequency Distribution of G3 Result by Father Job Type",
       x = "G1",
       y = "Number of Students")
ggplot(students, aes(x = G2)) +
  geom_histogram(binwidth = 5, aes(fill = Father_Job_Type)) +
  labs(title = "Frequency Distribution of G3 Result by Father Job Type",
       x = "G2",
       y = "Number of Students")
ggplot(students, aes(x = G3)) +
  geom_histogram(binwidth = 5, aes(fill = Father_Job_Type)) +
  labs(title = "Frequency Distribution of G3 Result by Father Job Type",
       x = "G3",
       y = "Number of Students")

# Guardian
ggplot(students, aes(x = G1)) +
  geom_histogram(binwidth = 5, aes(fill = Guardian)) +
  labs(title = "Frequency Distribution of G3 Result by Guardian",
       x = "G1",
       y = "Number of Students")
ggplot(students, aes(x = G2)) +
  geom_histogram(binwidth = 5, aes(fill = Guardian)) +
  labs(title = "Frequency Distribution of G3 Result by Guardian",
       x = "G2",
       y = "Number of Students")
ggplot(students, aes(x = G3)) +
  geom_histogram(binwidth = 5, aes(fill = Guardian)) +
  labs(title = "Frequency Distribution of G3 Result by Guardian",
       x = "G3",
       y = "Number of Students")


# ----------------------------- Data Manipulation -----------------------------
# Main data sets
Question6Data = students %>%
  mutate(Final_Result = round((G1+G2+G3)/60*100, digits = 2),
         Parent_Education = round((Mother_Education + Father_Education)/2), digits = 0)%>%
  select(Parent_Education, Mother_Education, Father_Education, 
         Mother_Job_Type,  Father_Job_Type, 
         Guardian, Final_Result) %>%
  arrange(Final_Result)
# Arrange columns name
Question6Data = Question6Data %>%
  select(order(colnames(Question6Data)))

View(Question6Data)
str(Question6Data)
summary(Question6Data)

# Focus on student with mother as guardian data sets
students_mother = Question6Data %>%
  filter(Guardian == "mother")

View(students_mother)
summary(students_mother)

# Focus on student with father as guardian data sets
students_father = Question6Data %>%
  filter(Guardian == "father")

View(students_father)
summary(students_father)

# ----------------------------- Analysis 1 -----------------------------
# Determine the relationship between Parent Education and final Result

# Count plot and Regression line
ggplot(Question6Data, aes(x = Parent_Education, y = Final_Result)) +
  geom_count() +
  geom_smooth(method = "lm", formula = y ~ x) +
  labs(title = "Relationship between Parent Education and Final Result",
       x = "Parent Education",
       y = "Final Result") +
  scale_x_continuous(labels = c("None", "4th Grade", "5th-9th Grade", "Secondary", "Higher"),
                     breaks = 0:4) +
  theme(text=element_text(size = 16))
# -the higher the parents education is, the higher the student performance is.
# -it can be due to genetic or young education.


# ----------------------------- Analysis 2 -----------------------------
# Determine the relationship between Mother Education and final Result

# Count plot and Regression line
ggplot(students_mother,aes(x = Mother_Education, y = Final_Result)) +
  geom_count() +
  geom_smooth(method = "lm", formula = y ~ x) +
  labs(title = "Relationship between Mother Education and Final Result",
       x = "Mother Education",
       y = "Final Result") +
  scale_x_continuous(labels = c("None", "4th Grade", "5th-9th Grade", "Secondary", "Higher"),
                     breaks = 0:4) +
  theme(text=element_text(size = 16))
# -The higher the mother education is, the higher the student's performance.

# Stacked Bar Graph
ggplot(students_mother,aes(x =Mother_Education )) +
  geom_bar(aes(fill = Mother_Job_Type)) +
  labs(title = "Distribution of Mother Job Type in Different Mother Education",
       x = "Mother Education",
       y = "Number of Mothers") +
  scale_x_continuous(labels = c("None", "4th Grade", "5th-9th Grade", "Secondary", "Higher"),
                     breaks = 0:4) +
  theme(text=element_text(size = 16))
# -Civil Services mostly is secondary
# -Health Care increasing
# -Other Mostly 5th-9th grade and secondary
# -Teacher increasing
# -Work At Home decreasing


# ----------------------------- Analysis 3 -----------------------------
# Determine the relationship between Father Education and final Result

# Count plot and Regression line
ggplot(students_father,aes(x = Father_Education, y = Final_Result)) +
  geom_count() +
  geom_smooth(method = "lm", formula = y ~ x) +
  labs(title = "Relationship between Father Education and Final Result",
       x = "Father Education",
       y = "Final Result") +
  scale_x_continuous(labels = c("None", "4th Grade", "5th-9th Grade", "Secondary", "Higher"),
                     breaks = 0:4) +
  theme(text=element_text(size = 16))
# -The higher the father education is, the higher the student's performance.

# Stacked Bar Graph
ggplot(students_father,aes(x =Father_Education )) +
  geom_bar(aes(fill = Father_Job_Type)) +
  labs(title = "Distribution of Father Job Type in Different Father Education",
       x = "Father Education",
       y = "Number of Fathers") +
  scale_x_continuous(labels = c("None", "4th Grade", "5th-9th Grade", "Secondary", "Higher"),
                     breaks = 0:4) +
  theme(text=element_text(size = 16))
# -Civil Services mostly is secondary
# -Health Care increasing
# -Other Mostly secondary
# -Teacher only in Higher Education
# -Work At Home increasing

# Conclusion:
# Parent Education will be making changes on student's performance, it could be 
# genetic or young education such as the parent will give the student mindset of
# how important education is in the society. When father is the guardian with 
# high education, the performance is more shrink compared to mother guardian 
# with high education.


# =======================================================================
#                             Additional Features
# =======================================================================
# ----------------------------- gsub() -----------------------------
# Create a character vector 
a = c("a1", "2a", "a3a","aaa4", "5aa")
class(Sampledf)

# Remove unnecessary character and convert it to numeric and put in a data frame
Modified_a = gsub("a", "", Sampledf)
SampleTable = read.table(text = Modifieddf)
str(SampleTable)


# ----------------------------- plot_grid() -----------------------------
# Create sample data frame
df_a = data.frame(sample_row = c(1,2,1,1,2))
df_b = data.frame(sample_row = c(2,1,2,2,1))

# Require library "cowplot" & "ggplot2"
# Display both graph in desired dimension
plot_grid(ggplot(df_a, aes(x = sample_row)) +
            geom_bar(),
          ggplot(df_b, aes(x = sample_row)) +
            geom_bar(),
          nrow = 2,
          ncol = 1)


# ----------------------------- geom_density2d() -----------------------------
# Create data frame from diamonds dataset
a = diamonds

# Require library "ggplot2"
ggplot(a, aes(x = price, y = carat)) +
  geom_density2d()


# ----------------------------- geom_tile() -----------------------------
# Create data frame from diamonds dataset
a = diamonds

# Require library "ggplot2"
ggplot(a, aes(x = cut, y = clarity)) +
  geom_tile(aes(fill = depth))


# ----------------------------- facet_grid() -----------------------------
# Create data frame from diamonds dataset
a = diamonds

# Require library "ggplot2"
ggplot(a, aes(x = carat, y = price)) +
  geom_point() +
  facet_grid(rows = vars(cut), cols = vars(clarity))
